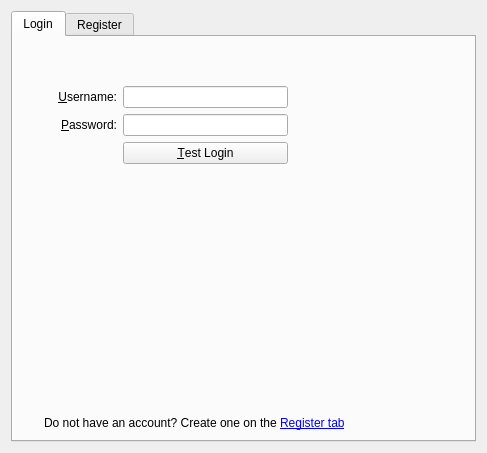
<?xml version="1.0" encoding="UTF-8"?>
<ui version="4.0">
 <class>ProviderConfigWidget</class>
 <widget class="QWidget" name="ProviderConfigWidget">
  <property name="geometry">
   <rect>
    <x>0</x>
    <y>0</y>
    <width>463</width>
    <height>453</height>
   </rect>
  </property>
  <layout class="QVBoxLayout" name="verticalLayout">
   <item>
    <widget class="QTabWidget" name="tabWidget">
     <property name="currentIndex">
      <number>0</number>
     </property>
     <widget class="QWidget" name="loginTab">
      <attribute name="title">
       <string>Login</string>
      </attribute>
      <layout class="QGridLayout" name="gridLayout_2">
       <item row="0" column="0">
        <layout class="QGridLayout" name="gridLayout">
         <property name="leftMargin">
          <number>10</number>
         </property>
         <item row="3" column="1">
          <widget class="QLabel" name="label">
           <property name="text">
            <string>&amp;Username:</string>
           </property>
           <property name="alignment">
            <set>Qt::AlignRight|Qt::AlignTrailing|Qt::AlignVCenter</set>
           </property>
           <property name="buddy">
            <cstring>userEditLP</cstring>
           </property>
          </widget>
         </item>
         <item row="3" column="2">
          <widget class="KLineEdit" name="userEditLP"/>
         </item>
         <item row="4" column="1">
          <widget class="QLabel" name="label_3">
           <property name="text">
            <string>&amp;Password:</string>
           </property>
           <property name="alignment">
            <set>Qt::AlignRight|Qt::AlignTrailing|Qt::AlignVCenter</set>
           </property>
           <property name="buddy">
            <cstring>passwordEditLP</cstring>
           </property>
          </widget>
         </item>
         <item row="4" column="2">
          <widget class="KLineEdit" name="passwordEditLP">
           <property name="echoMode">
            <enum>QLineEdit::Password</enum>
           </property>
          </widget>
         </item>
         <item row="5" column="2">
          <widget class="QPushButton" name="testLoginButton">
           <property name="text">
            <string>&amp;Test Login</string>
           </property>
          </widget>
         </item>
         <item row="3" column="3" rowspan="3">
          <spacer name="horizontalSpacer">
           <property name="orientation">
            <enum>Qt::Horizontal</enum>
           </property>
           <property name="sizeHint" stdset="0">
            <size>
             <width>40</width>
             <height>20</height>
            </size>
           </property>
          </spacer>
         </item>
         <item row="3" column="0" rowspan="3">
          <spacer name="horizontalSpacer_2">
           <property name="orientation">
            <enum>Qt::Horizontal</enum>
           </property>
           <property name="sizeType">
            <enum>QSizePolicy::Fixed</enum>
           </property>
           <property name="sizeHint" stdset="0">
            <size>
             <width>20</width>
             <height>20</height>
            </size>
           </property>
          </spacer>
         </item>
         <item row="0" column="0" colspan="4">
          <spacer name="verticalSpacer_2">
           <property name="orientation">
            <enum>Qt::Vertical</enum>
           </property>
           <property name="sizeType">
            <enum>QSizePolicy::Fixed</enum>
           </property>
           <property name="sizeHint" stdset="0">
            <size>
             <width>10</width>
             <height>10</height>
            </size>
           </property>
          </spacer>
         </item>
         <item row="1" column="0" colspan="4">
          <widget class="QLabel" name="titleWidgetLogin">
           <property name="font">
            <font>
             <weight>75</weight>
             <bold>true</bold>
            </font>
           </property>
           <property name="text">
            <string/>
           </property>
          </widget>
         </item>
         <item row="2" column="0" colspan="4">
          <spacer name="verticalSpacer_3">
           <property name="orientation">
            <enum>Qt::Vertical</enum>
           </property>
           <property name="sizeType">
            <enum>QSizePolicy::Fixed</enum>
           </property>
           <property name="sizeHint" stdset="0">
            <size>
             <width>20</width>
             <height>10</height>
            </size>
           </property>
          </spacer>
         </item>
        </layout>
       </item>
       <item row="1" column="0" colspan="2">
        <spacer name="verticalSpacer">
         <property name="orientation">
          <enum>Qt::Vertical</enum>
         </property>
         <property name="sizeHint" stdset="0">
          <size>
           <width>443</width>
           <height>174</height>
          </size>
         </property>
        </spacer>
       </item>
       <item row="2" column="0" colspan="2">
        <layout class="QHBoxLayout" name="horizontalLayout">
         <item>
          <widget class="QLabel" name="iconLabelLP">
           <property name="sizePolicy">
            <sizepolicy hsizetype="Maximum" vsizetype="Preferred">
             <horstretch>0</horstretch>
             <verstretch>0</verstretch>
            </sizepolicy>
           </property>
           <property name="minimumSize">
            <size>
             <width>16</width>
             <height>16</height>
            </size>
           </property>
           <property name="alignment">
            <set>Qt::AlignHCenter|Qt::AlignTop</set>
           </property>
          </widget>
         </item>
         <item>
          <widget class="QLabel" name="infoLabelLP">
           <property name="text">
            <string>Do not have an account? Create one on the &lt;a href=&quot;register&quot;&gt;Register tab&lt;/a&gt;</string>
           </property>
           <property name="wordWrap">
            <bool>true</bool>
           </property>
          </widget>
         </item>
        </layout>
       </item>
      </layout>
     </widget>
     <widget class="QWidget" name="registerTab">
      <attribute name="title">
       <string>Register</string>
      </attribute>
      <layout class="QVBoxLayout" name="verticalLayout_2">
       <item>
        <layout class="QGridLayout" name="gridLayout_3">
         <property name="leftMargin">
          <number>10</number>
         </property>
         <item row="3" column="1" colspan="2">
          <widget class="QLabel" name="label_5">
           <property name="text">
            <string>Fill in the details below and click &lt;b&gt;Register...&lt;/b&gt; button</string>
           </property>
           <property name="wordWrap">
            <bool>true</bool>
           </property>
          </widget>
         </item>
         <item row="4" column="1">
          <spacer name="verticalSpacer_4">
           <property name="orientation">
            <enum>Qt::Vertical</enum>
           </property>
           <property name="sizeType">
            <enum>QSizePolicy::Fixed</enum>
           </property>
           <property name="sizeHint" stdset="0">
            <size>
             <width>20</width>
             <height>20</height>
            </size>
           </property>
          </spacer>
         </item>
         <item row="6" column="0" colspan="2">
          <spacer name="verticalSpacer_6">
           <property name="orientation">
            <enum>Qt::Vertical</enum>
           </property>
           <property name="sizeType">
            <enum>QSizePolicy::Fixed</enum>
           </property>
           <property name="sizeHint" stdset="0">
            <size>
             <width>20</width>
             <height>20</height>
            </size>
           </property>
          </spacer>
         </item>
         <item row="7" column="1">
          <spacer name="verticalSpacer_7">
           <property name="orientation">
            <enum>Qt::Vertical</enum>
           </property>
           <property name="sizeHint" stdset="0">
            <size>
             <width>20</width>
             <height>29</height>
            </size>
           </property>
          </spacer>
         </item>
         <item row="5" column="1">
          <layout class="QGridLayout" name="gridLayout_4">
           <item row="0" column="0">
            <widget class="QLabel" name="label_2">
             <property name="text">
              <string>&amp;User name:</string>
             </property>
             <property name="alignment">
              <set>Qt::AlignRight|Qt::AlignTrailing|Qt::AlignVCenter</set>
             </property>
             <property name="buddy">
              <cstring>userEditRP</cstring>
             </property>
            </widget>
           </item>
           <item row="0" column="1">
            <widget class="KLineEdit" name="userEditRP"/>
           </item>
           <item row="1" column="0">
            <widget class="QLabel" name="label_4">
             <property name="text">
              <string>&amp;Email:</string>
             </property>
             <property name="alignment">
              <set>Qt::AlignRight|Qt::AlignTrailing|Qt::AlignVCenter</set>
             </property>
             <property name="buddy">
              <cstring>mailEdit</cstring>
             </property>
            </widget>
           </item>
           <item row="1" column="1">
            <widget class="KLineEdit" name="mailEdit"/>
           </item>
           <item row="4" column="0">
            <widget class="QLabel" name="label_6">
             <property name="text">
              <string>&amp;Password:</string>
             </property>
             <property name="alignment">
              <set>Qt::AlignRight|Qt::AlignTrailing|Qt::AlignVCenter</set>
             </property>
             <property name="buddy">
              <cstring>passwordEditRP</cstring>
             </property>
            </widget>
           </item>
           <item row="4" column="1">
            <widget class="KLineEdit" name="passwordEditRP">
             <property name="passwordMode">
              <bool>true</bool>
             </property>
            </widget>
           </item>
           <item row="5" column="0">
            <widget class="QLabel" name="label_7">
             <property name="text">
              <string>Repeat password:</string>
             </property>
             <property name="alignment">
              <set>Qt::AlignRight|Qt::AlignTrailing|Qt::AlignVCenter</set>
             </property>
             <property name="buddy">
              <cstring>passwordRepeatEdit</cstring>
             </property>
            </widget>
           </item>
           <item row="5" column="1">
            <widget class="KLineEdit" name="passwordRepeatEdit">
             <property name="passwordMode">
              <bool>true</bool>
             </property>
            </widget>
           </item>
           <item row="2" column="0">
            <widget class="QLabel" name="label_8">
             <property name="text">
              <string>&amp;First name:</string>
             </property>
             <property name="alignment">
              <set>Qt::AlignRight|Qt::AlignTrailing|Qt::AlignVCenter</set>
             </property>
             <property name="buddy">
              <cstring>firstNameEdit</cstring>
             </property>
            </widget>
           </item>
           <item row="2" column="1">
            <widget class="QLineEdit" name="firstNameEdit"/>
           </item>
           <item row="3" column="0">
            <widget class="QLabel" name="label_9">
             <property name="text">
              <string>&amp;Last name:</string>
             </property>
             <property name="alignment">
              <set>Qt::AlignRight|Qt::AlignTrailing|Qt::AlignVCenter</set>
             </property>
             <property name="buddy">
              <cstring>lastNameEdit</cstring>
             </property>
            </widget>
           </item>
           <item row="3" column="1">
            <widget class="QLineEdit" name="lastNameEdit"/>
           </item>
           <item row="7" column="1" colspan="2">
            <layout class="QHBoxLayout" name="horizontalLayout_3">
             <item>
              <widget class="QLabel" name="iconLabelRP">
               <property name="sizePolicy">
                <sizepolicy hsizetype="Maximum" vsizetype="Preferred">
                 <horstretch>0</horstretch>
                 <verstretch>0</verstretch>
                </sizepolicy>
               </property>
               <property name="minimumSize">
                <size>
                 <width>16</width>
                 <height>16</height>
                </size>
               </property>
               <property name="alignment">
                <set>Qt::AlignHCenter|Qt::AlignTop</set>
               </property>
              </widget>
             </item>
             <item>
              <widget class="QLabel" name="infoLabelRP">
               <property name="text">
                <string/>
               </property>
               <property name="textFormat">
                <enum>Qt::RichText</enum>
               </property>
               <property name="wordWrap">
                <bool>true</bool>
               </property>
              </widget>
             </item>
            </layout>
           </item>
           <item row="8" column="1" colspan="2">
            <layout class="QHBoxLayout" name="horizontalLayout_2">
             <item>
              <widget class="QPushButton" name="registerButton">
               <property name="text">
                <string>&amp;Register...</string>
               </property>
              </widget>
             </item>
             <item>
              <spacer name="horizontalSpacer_3">
               <property name="orientation">
                <enum>Qt::Horizontal</enum>
               </property>
               <property name="sizeHint" stdset="0">
                <size>
                 <width>40</width>
                 <height>20</height>
                </size>
               </property>
              </spacer>
             </item>
            </layout>
           </item>
           <item row="6" column="0" colspan="2">
            <spacer name="verticalSpacer_5">
             <property name="orientation">
              <enum>Qt::Vertical</enum>
             </property>
             <property name="sizeType">
              <enum>QSizePolicy::Fixed</enum>
             </property>
             <property name="sizeHint" stdset="0">
              <size>
               <width>20</width>
               <height>15</height>
              </size>
             </property>
            </spacer>
           </item>
           <item row="0" column="2" rowspan="6">
            <spacer name="horizontalSpacer_4">
             <property name="orientation">
              <enum>Qt::Horizontal</enum>
             </property>
             <property name="sizeHint" stdset="0">
              <size>
               <width>40</width>
               <height>20</height>
              </size>
             </property>
            </spacer>
           </item>
          </layout>
         </item>
         <item row="1" column="0" colspan="2">
          <widget class="QLabel" name="titleWidgetRegister">
           <property name="font">
            <font>
             <weight>75</weight>
             <bold>true</bold>
            </font>
           </property>
           <property name="text">
            <string/>
           </property>
          </widget>
         </item>
         <item row="2" column="0" colspan="2">
          <spacer name="verticalSpacer_8">
           <property name="orientation">
            <enum>Qt::Vertical</enum>
           </property>
           <property name="sizeType">
            <enum>QSizePolicy::Fixed</enum>
           </property>
           <property name="sizeHint" stdset="0">
            <size>
             <width>20</width>
             <height>10</height>
            </size>
           </property>
          </spacer>
         </item>
         <item row="0" column="0" colspan="2">
          <spacer name="verticalSpacer_9">
           <property name="orientation">
            <enum>Qt::Vertical</enum>
           </property>
           <property name="sizeType">
            <enum>QSizePolicy::Fixed</enum>
           </property>
           <property name="sizeHint" stdset="0">
            <size>
             <width>20</width>
             <height>10</height>
            </size>
           </property>
          </spacer>
         </item>
         <item row="3" column="0" rowspan="3">
          <spacer name="horizontalSpacer_5">
           <property name="orientation">
            <enum>Qt::Horizontal</enum>
           </property>
           <property name="sizeType">
            <enum>QSizePolicy::Fixed</enum>
           </property>
           <property name="sizeHint" stdset="0">
            <size>
             <width>20</width>
             <height>20</height>
            </size>
           </property>
          </spacer>
         </item>
        </layout>
       </item>
      </layout>
     </widget>
    </widget>
   </item>
  </layout>
 </widget>
 <customwidgets>
  <customwidget>
   <class>KLineEdit</class>
   <extends>QLineEdit</extends>
   <header>klineedit.h</header>
  </customwidget>
 </customwidgets>
 <tabstops>
  <tabstop>tabWidget</tabstop>
  <tabstop>userEditLP</tabstop>
  <tabstop>passwordEditLP</tabstop>
  <tabstop>testLoginButton</tabstop>
  <tabstop>userEditRP</tabstop>
  <tabstop>mailEdit</tabstop>
  <tabstop>firstNameEdit</tabstop>
  <tabstop>lastNameEdit</tabstop>
  <tabstop>passwordEditRP</tabstop>
  <tabstop>passwordRepeatEdit</tabstop>
  <tabstop>registerButton</tabstop>
 </tabstops>
 <resources/>
 <connections/>
</ui>
